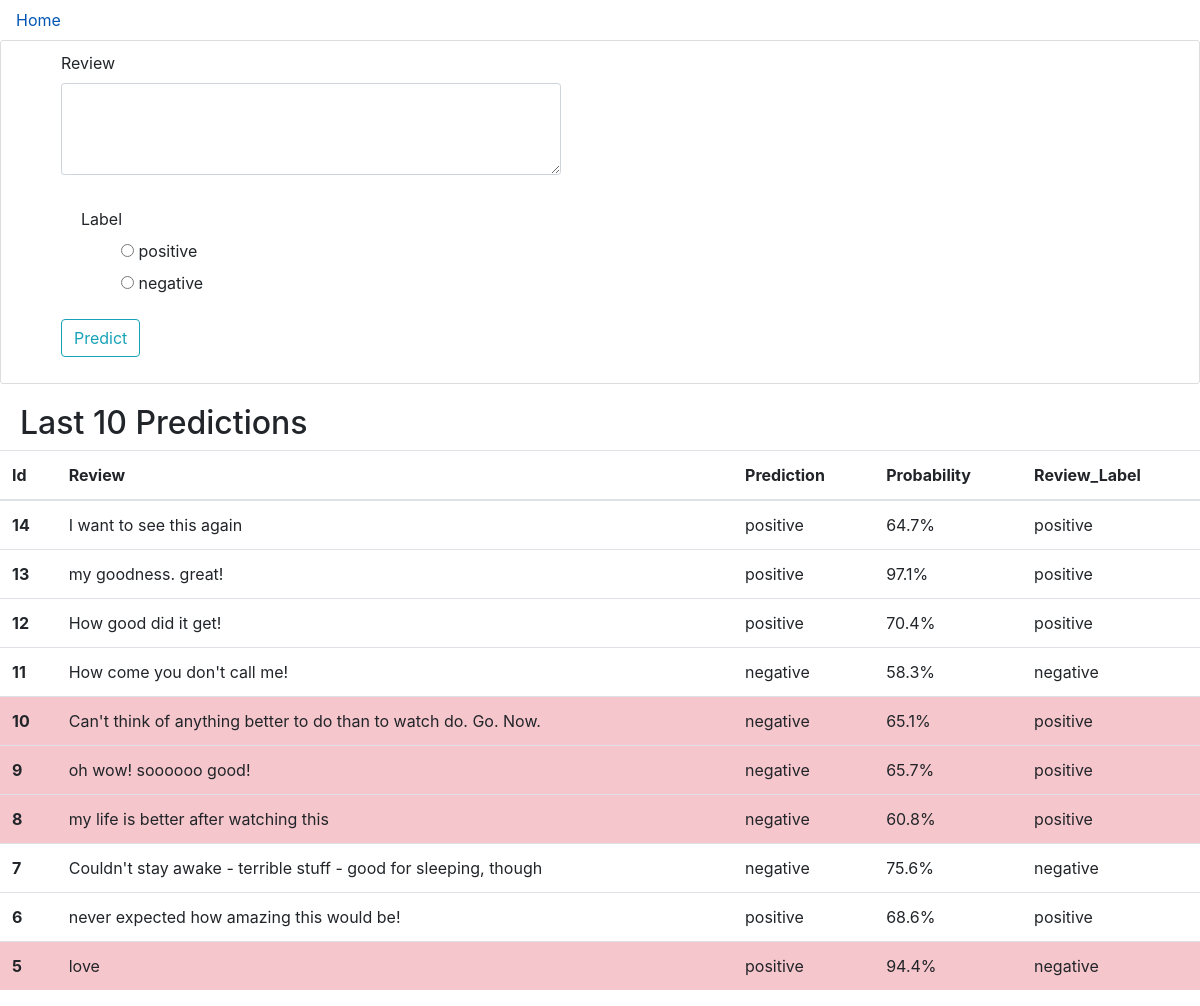
Before: / with the older database file.
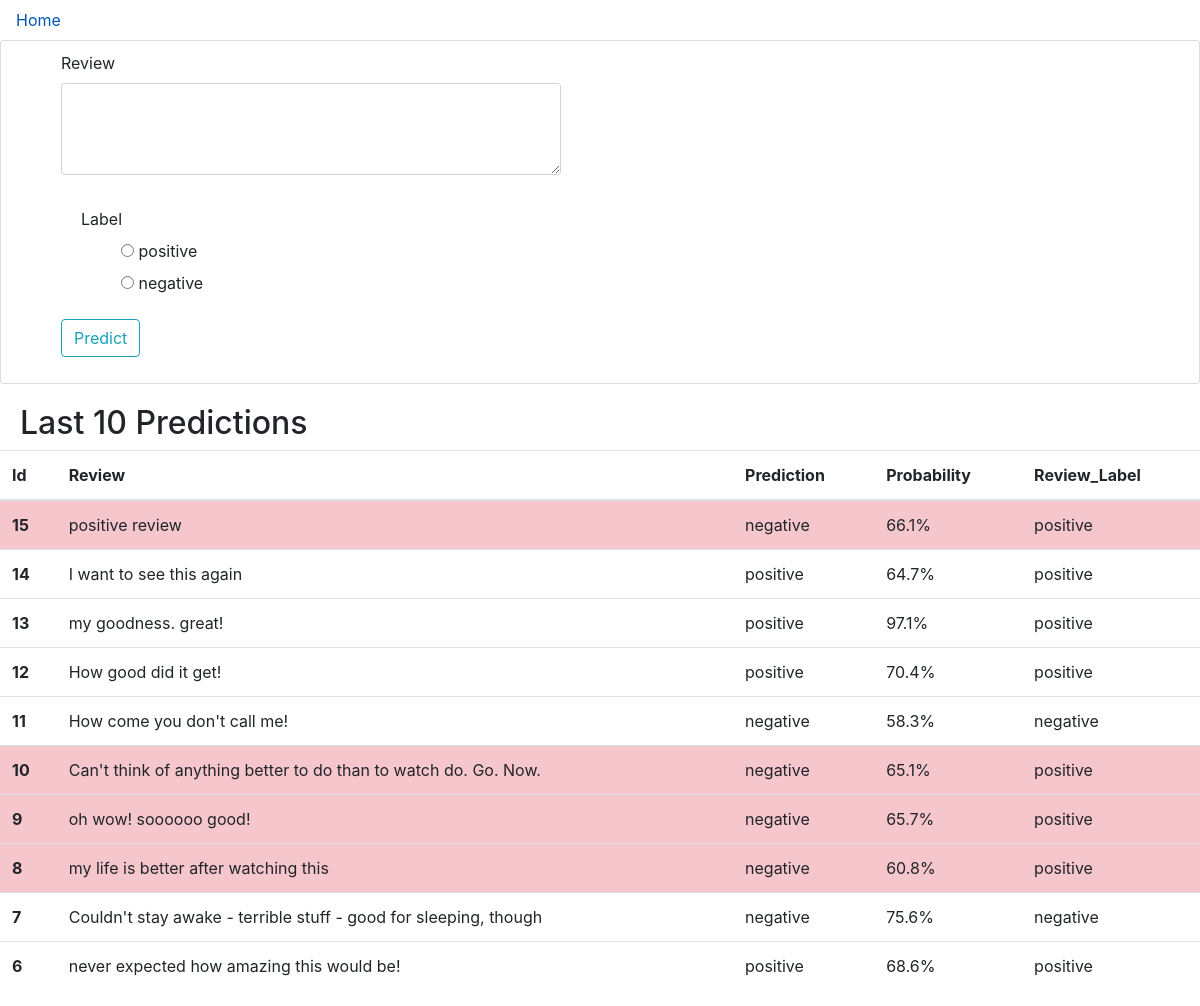
After: the same page with the newer database file.
### imdb/models.py (models this page shows, shortened)
class Review(db.Model):
    id = db.Column(db.Integer, primary_key=True)
    body = db.Column(db.String(500))
    prediction = db.Column(db.String(20))
    probability = db.Column(db.Float())
    label = db.Column(db.String(20))
    timestamp = db.Column(db.DateTime, index=True, default=datetime.utcnow)

### imdb/routes.py (the view, shortened to what this page needs)
@app.route('/', methods=['POST', 'GET'])
def newreview():
    form = ReviewForm()
    reviews = db.session.query(Review).order_by(desc(Review.timestamp)).limit(10)
    return render_template('new_review.html', form=form, reviews=reviews)

### imdb/forms.py
class ReviewForm(FlaskForm):
    content = TextAreaField('Review', validators=[DataRequired()])
    label = RadioField('Label', validators=[DataRequired()], choices=[
                       ('positive', 'positive'), ('negative', 'negative')])
    submit = SubmitField('Predict')

### templates/new_review.html (shortened to what this page needs)
{% extends "layout.html" %}
{% block content %}
<div class="content-section">
    <form method="POST" action="">
        <fieldset class="form-group">
            <div class="form-group">
                {{ form.content.label(class="form-control-label") }}
                {% if form.content.errors %}
                {{ form.content(class="form-control form-control-sg is-invalid") }}
                <div class="invalid-feedback">
                    {% for error in form.content.errors %}
                    <span>{{ error }}</span>
                    {% endfor %}
                </div>
                {% else %}
                {{ form.content(class="form-control form-control-sm heighttext") }}
                {% endif %}
            </div>
        </fieldset>
        <div class="form-check">
            {{ form.label.label }}
            {{ form.label(style="list-style:none") }}
        </div>
        <div class="form-group">
            {{ form.submit(class="btn btn-outline-info") }}
        </div>
    </form>
</div>
<div>
<h2 class="display-5">Last 10 Predictions</h2>
</div>
<table class="table table-hover">
    <thead>
        <tr>
            <th scope="col">Id</th>
            <th scope="col">Review</th>
            <th scope="col">Prediction</th>
            <th scope="col">Probability</th>
            <th scope="col">Review_Label</th>
        </tr>
    </thead>
    <tbody>
        {% for r in reviews %}
            {% if r.prediction != r.label %}
                <tr class="table-danger">
                    <th scope="row">{{r.id}}</th>
                    <td>{{r.body}}</td>
                    <td>{{r.prediction}}</td>
                    <td>{{'%.1f' | format(r.probability)}}%</td>
                    <td>{{r.label}}</td>
                </tr>
            {% else %}
                <tr>
                    <th scope="row">{{r.id}}</th>
                    <td>{{r.body}}</td>
                    <td>{{r.prediction}}</td>
                    <td>{{'%.1f' | format(r.probability)}}%</td>
                    <td>{{r.label}}</td>
                </tr>
            {% endif %}
        {% endfor %}
    </tbody>
</table>
{% endblock content %}

### templates/layout.html (shortened to what this page needs)
<!DOCTYPE html>
<html>
<head>
    <link rel="stylesheet" href="https://maxcdn.bootstrapcdn.com/bootstrap/4.0.0/css/bootstrap.min.css"
>
    <link rel="stylesheet" type="text/css" href="{{ url_for('static', filename='main.css') }}">
</head>
<body>
    <nav class="nav">
        <a class="nav-link active" href="{{ url_for('newreview') }}" >Home</a>
    </nav>
    {% block content %}{% endblock %}
</body>
</html>

### static/main.css (style rules this page uses)
.content-section { background: #ffffff; padding: 10px 20px; border: 1px solid #dddddd; border-radius: 3px; margin-bottom: 20px; }
form { width: 500px; margin-left: 40px; margin-right: auto; }
.heighttext { line-height: 20px; padding-top: 20px; padding-bottom: 30px; }
h1, h2 { margin-left: 20px; }

Changed rows visible on the page:
no longer on this page (row unchanged): Review: id "5", body "love", prediction "positive", probability "94.4", label "negative"
added Review: id "15", body "positive review", prediction "negative", probability "66.1", label "positive"
